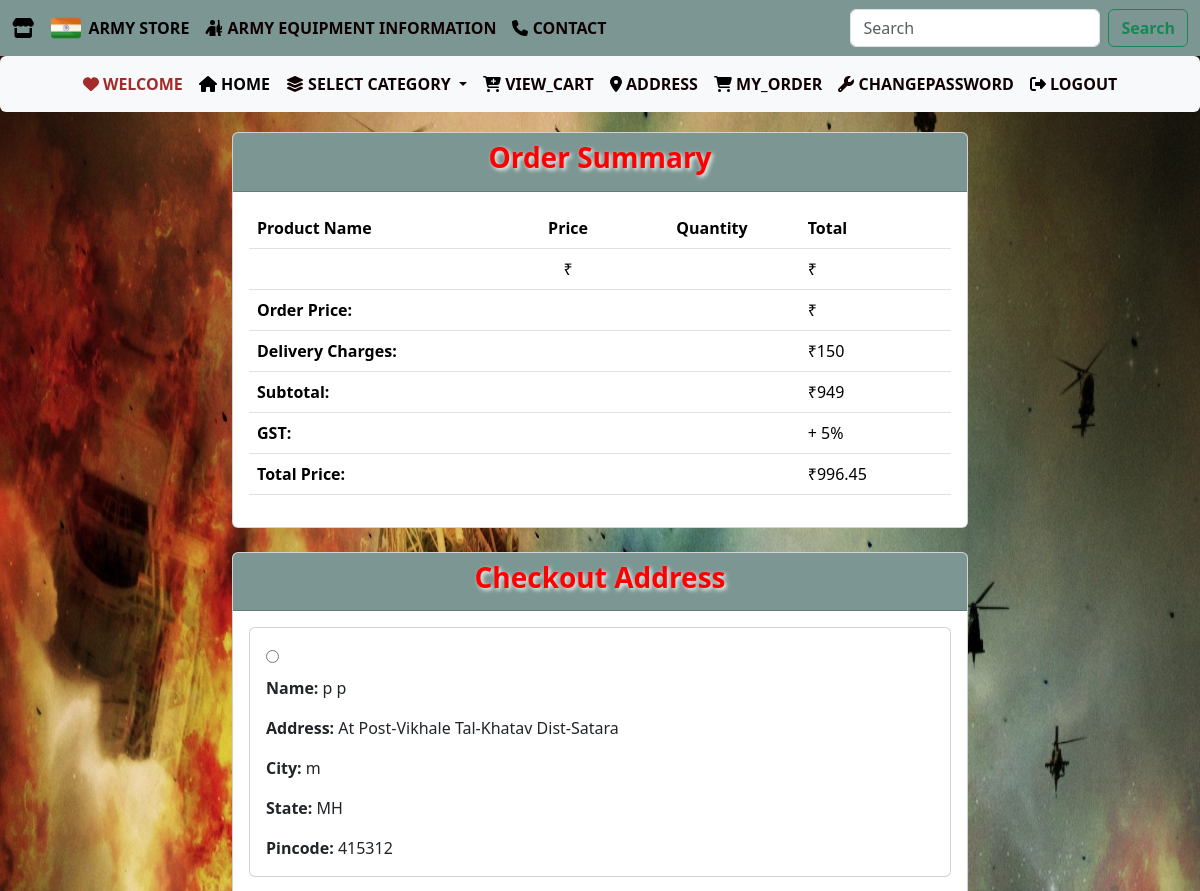
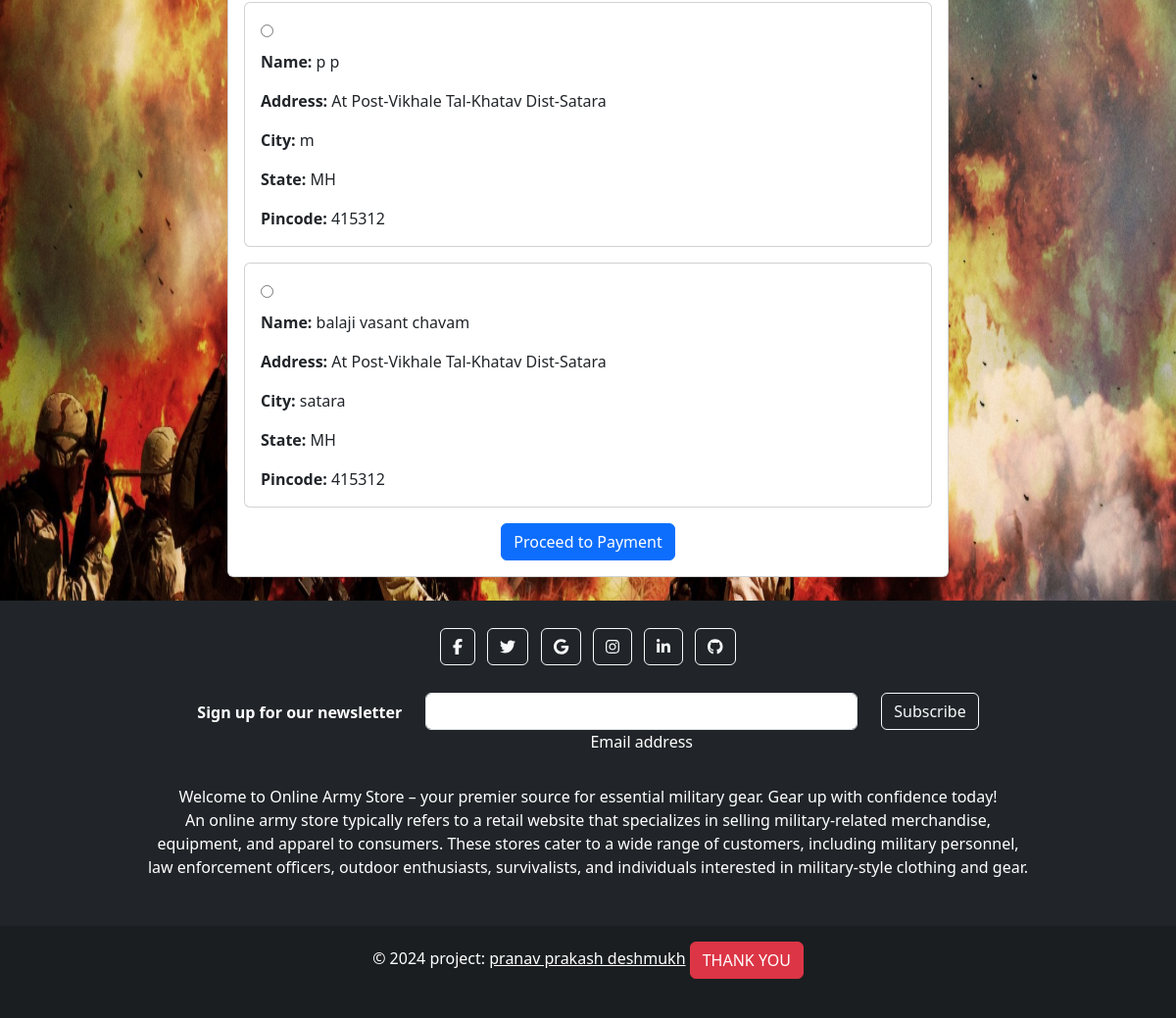
/buynow1 (signed in), run on the app's committed database (2 pictures, top to bottom).
### army/models.py (models this page shows, shortened)
class Customer(models.Model):
    STATE_CHOICES = [
        ('AP', 'Andhra Pradesh'),
        ('AR', 'Arunachal Pradesh'),
        ('AS', 'Assam'),
        ('BR', 'Bihar'),
        ('CT', 'Chhattisgarh'),
        ('GA', 'Goa'),
        ('GJ', 'Gujarat'),
        ('HR', 'Haryana'),
        ('HP', 'Himachal Pradesh'),
        ('JH', 'Jharkhand'),
        ('KA', 'Karnataka'),
        ('KL', 'Kerala'),
        ('MP', 'Madhya Pradesh'),
        ('MH', 'Maharashtra'),
        ('MN', 'Manipur'),
        ('ML', 'Meghalaya'),
        ('MZ', 'Mizoram'),
        ('NL', 'Nagaland'),
        ('OR', 'Odisha'),
        ('PB', 'Punjab'),
        ('RJ', 'Rajasthan'),
        ('SK', 'Sikkim'),
        ('TN', 'Tamil Nadu'),
        ('TG', 'Telangana'),
        ('TR', 'Tripura'),
        ('UP', 'Uttar Pradesh'),
        ('UK', 'Uttarakhand'),
        ('WB', 'West Bengal'),
        ('AN', 'Andaman and Nicobar Islands'),
        ('CH', 'Chandigarh'),
        ('DN', 'Dadra and Nagar Haveli and Daman and Diu'),
        ('DL', 'Delhi'),
        ('JK', 'Jammu and Kashmir'),
        ('LA', 'Ladakh'),
        ('LD', 'Lakshadweep'),
        ('PY', 'Puducherry'),
    ]
    user = models.ForeignKey(User, on_delete=models.CASCADE)  # we have created Many-to-one relationship i.e multiple order can be done by one user
    name = models.CharField(max_length=100)
    address = models.CharField(max_length=100)
    city = models.CharField(max_length=100)
    state = models.CharField(max_length=2, choices=STATE_CHOICES)
    pincode = models.IntegerField(
        default=0,
        blank=True,
        null=True,
    )

### army/views.py (the view)
# urls.py: path('buynow<int:id>',views.buynow,name='buynow'),
def buynow(request,id):
    store = Store.objects.get(pk=id)     # cart_items will fetch product of current user, and show product available in the cart of the current user.
    delhivery_charge =150
    gst_rate =0.05
    final_price= delhivery_charge + store.discounted_price
    final_price_with_gst= final_price * (1 + gst_rate)
    address = Customer.objects.filter(user=request.user)
    return render(request, 'buynow.html', {'final_price':final_price,'address':address,'store':store,'final_price_with_gst':final_price_with_gst})

### army/templates/buynow.html (shortened to what this page needs)
{% extends "army.html" %}
{% block content %}
<div class="container" style="width: 100%;">
    <div class="row justify-content-center">
        <div class="col-md-8">
            <div class="card" style="margin-top: 20px; pointer-events: none;">
                <div class="card-header" style="background-color: rgb(124, 151, 147); text-align: center;">
                    <h3 class="text-center" style="color: red; text-shadow: 2px 2px 4px rgb(249, 249, 249); font-weight: bold;">Order Summary</h3>
                </div>
                <div class="card-body">
                    <div class="table-responsive">
                        <table class="table table-hover">
                            <thead class="thead-dark">
                                <tr>
                                    <th scope="col">Product Name</th>
                                    <th scope="col" class="text-center">Price</th>
                                    <th scope="col" class="text-center">Quantity</th>
                                    <th scope="col" class="text-right">Total</th>
                                </tr>
                            </thead>
                            <tbody>
                                <tr>
                                    <td>{{ item.product.name }}</td>
                                    <td class="text-center">₹{{ item.product.discounted_price }}</td>
                                    <td class="text-center">{{ item.quantity }}</td>
                                    <td class="text-right">₹{{ item.product.price_and_quantity_total }}</td>
                                </tr>
                                <tr>
                                    <td colspan="3" class="text-right"><strong>Order Price:</strong></td>
                                    <td class="text-right">₹{{ total }}</td>
                                </tr>
                                <tr>
                                    <td colspan="3" class="text-right"><strong>Delivery Charges:</strong></td>
                                    <td class="text-right">₹150</td>
                                </tr>
                                <tr>
                                    <td colspan="3" class="text-right"><strong>Subtotal:</strong></td>
                                    <td class="text-right">₹{{ final_price }}</td>
                                </tr>
                                <tr>
                                    <td colspan="3" class="text-right"><strong>GST:</strong></td>
                                    <td class="text-right">+ 5%</td>
                                </tr>
                                <tr>
                                    <td colspan="3" class="text-right"><strong>Total Price:</strong></td>
                                    <td class="text-right">₹{{ final_price_with_gst }}</td>
                                </tr>
                            </tbody>
                        </table>
                    </div>
                </div>
            </div>
        </div>
    </div>
</div>
<div class="container mt-4 mb-4">
    <div class="row justify-content-center">
        <div class="col-md-8">
            <form method="post" action="{% url 'buynowpayment' store.id %}">
                <div class="card">
                    <div class="card-header" style="background-color: rgb(124, 151, 147); text-align: center;">
                        <h3 class="text-center" style="color: red; text-shadow: 2px 2px 4px rgb(249, 249, 249); font-weight: bold;">Checkout Address</h3>
                    </div>
                    <div class="card-body">
                        {% for add in address %}
                        <div class="card mb-3">
                            <div class="card-body">
                                <h5 class="card-title"><input type="radio" name="buynow_selected_address" value="{{ add.id }}"></h5>
                                <p class="card-text"><strong>Name:</strong> {{ add.name }}</p>
                                <p class="card-text"><strong>Address:</strong> {{ add.address }}</p>
                                <p class="card-text"><strong>City:</strong> {{ add.city }}</p>
                                <p class="card-text"><strong>State:</strong> {{ add.state }}</p>
                                <p class="card-text"><strong>Pincode:</strong> {{ add.pincode }}</p>
                            </div>
                        </div>
                        {% endfor %}
                        <div class="text-center">
                            <button type="submit" class="btn btn-primary">Proceed to Payment</button>
                        </div>
                    </div>
                </div>
            </form>
        </div>
    </div>
</div>
{% endblock content %}

### army/static/army/css/army.css (style rules this page uses)
.card { transition: transform 0.3s ease, box-shadow 0.3s ease; }
.card-body { transition: background-color 0.3s ease; }
.card-title { transition: color 0.3s ease, text-shadow 0.3s ease; }
.card-text { transition: color 0.3s ease; }

### data on the page
Customer: name "p p", address "At Post-Vikhale Tal-Khatav Dist-Satara", city "m", state "MH", pincode "415312"
Customer: name "p p", address "At Post-Vikhale Tal-Khatav Dist-Satara", city "m", state "MH", pincode "415312"
Customer: name "balaji vasant chavam", address "At Post-Vikhale Tal-Khatav Dist-Satara", city "satara", state "MH", pincode "415312"

### other printed values
{{ final_price }} "949"
{{ final_price_with_gst }} "996.45"
